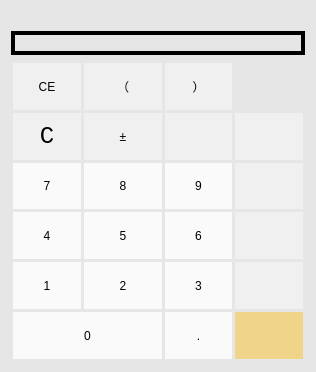
<?xml version="1.0" encoding="UTF-8"?>
<ui version="4.0">
 <class>Widget</class>
 <widget class="QWidget" name="Widget">
  <property name="geometry">
   <rect>
    <x>0</x>
    <y>0</y>
    <width>316</width>
    <height>372</height>
   </rect>
  </property>
  <property name="sizePolicy">
   <sizepolicy hsizetype="Fixed" vsizetype="Fixed">
    <horstretch>0</horstretch>
    <verstretch>0</verstretch>
   </sizepolicy>
  </property>
  <property name="windowTitle">
   <string>Form</string>
  </property>
  <property name="styleSheet">
   <string notr="true">background-color: rgb(230,230,230)</string>
  </property>
  <layout class="QVBoxLayout" name="verticalLayout">
   <item>
    <widget class="QLabel" name="label_show_exp">
     <property name="styleSheet">
      <string notr="true">font: 10pt &quot;Microsoft YaHei UI&quot;;</string>
     </property>
     <property name="text">
      <string/>
     </property>
     <property name="alignment">
      <set>Qt::AlignRight|Qt::AlignTrailing|Qt::AlignVCenter</set>
     </property>
    </widget>
   </item>
   <item>
    <widget class="QLineEdit" name="lineEdit">
     <property name="styleSheet">
      <string notr="true">font: 18pt &quot;Microsoft YaHei UI&quot;;
border: 4px solid #000000</string>
     </property>
     <property name="alignment">
      <set>Qt::AlignRight|Qt::AlignTrailing|Qt::AlignVCenter</set>
     </property>
    </widget>
   </item>
   <item>
    <layout class="QGridLayout" name="gridLayout">
     <property name="leftMargin">
      <number>2</number>
     </property>
     <property name="topMargin">
      <number>2</number>
     </property>
     <property name="rightMargin">
      <number>2</number>
     </property>
     <property name="bottomMargin">
      <number>2</number>
     </property>
     <property name="spacing">
      <number>3</number>
     </property>
     <item row="1" column="0">
      <widget class="QPushButton" name="clearButton">
       <property name="sizePolicy">
        <sizepolicy hsizetype="Minimum" vsizetype="Expanding">
         <horstretch>0</horstretch>
         <verstretch>0</verstretch>
        </sizepolicy>
       </property>
       <property name="maximumSize">
        <size>
         <width>78</width>
         <height>50</height>
        </size>
       </property>
       <property name="font">
        <font>
         <family>Consolas</family>
         <pointsize>18</pointsize>
         <weight>50</weight>
         <italic>false</italic>
         <bold>false</bold>
        </font>
       </property>
       <property name="styleSheet">
        <string notr="true">QPushButton { 
	font: 18pt &quot;Consolas&quot;;
	border-radius: 0px;
	background-color: rgb(240,240,240);
	color:rgb(0,0,0); 
} 
QPushButton:hover { 
	background-color: rgb(209,209,209); 
}
</string>
       </property>
       <property name="text">
        <string>C</string>
       </property>
       <property name="shortcut">
        <string>Esc</string>
       </property>
      </widget>
     </item>
     <item row="4" column="1">
      <widget class="QPushButton" name="numButton_5">
       <property name="maximumSize">
        <size>
         <width>78</width>
         <height>50</height>
        </size>
       </property>
       <property name="styleSheet">
        <string notr="true">QPushButton { 
	font: 18pt &quot;Microsoft YaHei UI&quot;;
	border-radius: 0px;
	background-color: rgb(250,250,250);
	color:rgb(0,0,0); 
} 
QPushButton:hover { 
	background-color: rgb(209,209,209); 
}</string>
       </property>
       <property name="text">
        <string>5</string>
       </property>
       <property name="shortcut">
        <string>5</string>
       </property>
      </widget>
     </item>
     <item row="6" column="0" colspan="2">
      <widget class="QPushButton" name="numButton_0">
       <property name="maximumSize">
        <size>
         <width>200</width>
         <height>50</height>
        </size>
       </property>
       <property name="styleSheet">
        <string notr="true">QPushButton { 
	font: 18pt &quot;Microsoft YaHei UI&quot;;
	border-radius: 0px;
	background-color: rgb(250,250,250);
	color:rgb(0,0,0); 
} 
QPushButton:hover { 
	background-color: rgb(209,209,209); 
}</string>
       </property>
       <property name="text">
        <string>0</string>
       </property>
       <property name="shortcut">
        <string>0</string>
       </property>
      </widget>
     </item>
     <item row="2" column="0">
      <widget class="QPushButton" name="numButton_7">
       <property name="sizePolicy">
        <sizepolicy hsizetype="Fixed" vsizetype="Fixed">
         <horstretch>0</horstretch>
         <verstretch>0</verstretch>
        </sizepolicy>
       </property>
       <property name="maximumSize">
        <size>
         <width>78</width>
         <height>50</height>
        </size>
       </property>
       <property name="styleSheet">
        <string notr="true">QPushButton { 
	font: 18pt &quot;Microsoft YaHei UI&quot;;
	border-radius: 0px;
	background-color: rgb(250,250,250);
	color:rgb(0,0,0); 
} 
QPushButton:hover { 
	background-color: rgb(209,209,209); 
}</string>
       </property>
       <property name="text">
        <string>7</string>
       </property>
       <property name="shortcut">
        <string>7</string>
       </property>
      </widget>
     </item>
     <item row="1" column="3">
      <widget class="QPushButton" name="backspaceButton">
       <property name="maximumSize">
        <size>
         <width>78</width>
         <height>50</height>
        </size>
       </property>
       <property name="styleSheet">
        <string notr="true">QPushButton { 
	font: 18pt &quot;Microsoft YaHei UI&quot;;
	image: url(:/uiButton/uiComponents/backspaceButton_unclicked.png);
	border-radius: 0px;
	background-color: rgb(240,240,240);
	color:rgb(0,0,0); 
} 
QPushButton:hover {
	
	image: url(:/uiButton/uiComponents/backspaceButton_clicked.png);
	background-color: rgb(209,209,209); 
}</string>
       </property>
       <property name="text">
        <string/>
       </property>
       <property name="shortcut">
        <string>Backspace</string>
       </property>
      </widget>
     </item>
     <item row="5" column="2">
      <widget class="QPushButton" name="numButton_3">
       <property name="maximumSize">
        <size>
         <width>78</width>
         <height>50</height>
        </size>
       </property>
       <property name="styleSheet">
        <string notr="true">QPushButton { 
	font: 18pt &quot;Microsoft YaHei UI&quot;;
	border-radius: 0px;
	background-color: rgb(250,250,250);
	color:rgb(0,0,0); 
} 
QPushButton:hover { 
	background-color: rgb(209,209,209); 
}</string>
       </property>
       <property name="text">
        <string>3</string>
       </property>
       <property name="shortcut">
        <string>3</string>
       </property>
      </widget>
     </item>
     <item row="5" column="1">
      <widget class="QPushButton" name="numButton_2">
       <property name="sizePolicy">
        <sizepolicy hsizetype="Minimum" vsizetype="Expanding">
         <horstretch>0</horstretch>
         <verstretch>0</verstretch>
        </sizepolicy>
       </property>
       <property name="maximumSize">
        <size>
         <width>78</width>
         <height>50</height>
        </size>
       </property>
       <property name="styleSheet">
        <string notr="true">QPushButton { 
	font: 18pt &quot;Microsoft YaHei UI&quot;;
	border-radius: 0px;
	background-color: rgb(250,250,250);
	color:rgb(0,0,0); 
} 
QPushButton:hover { 
	background-color: rgb(209,209,209); 
}</string>
       </property>
       <property name="text">
        <string>2</string>
       </property>
       <property name="shortcut">
        <string>2</string>
       </property>
      </widget>
     </item>
     <item row="1" column="1">
      <widget class="QPushButton" name="negPosButton">
       <property name="sizePolicy">
        <sizepolicy hsizetype="Minimum" vsizetype="Fixed">
         <horstretch>0</horstretch>
         <verstretch>0</verstretch>
        </sizepolicy>
       </property>
       <property name="maximumSize">
        <size>
         <width>78</width>
         <height>50</height>
        </size>
       </property>
       <property name="styleSheet">
        <string notr="true">QPushButton { 
	font: 18pt &quot;Microsoft YaHei UI&quot;;
	border-radius: 0px;
	background-color: rgb(240,240,240);
	color:rgb(0,0,0);
} 
QPushButton:hover { 
	background-color: rgb(209,209,209); 
}</string>
       </property>
       <property name="text">
        <string>±</string>
       </property>
      </widget>
     </item>
     <item row="4" column="2">
      <widget class="QPushButton" name="numButton_6">
       <property name="maximumSize">
        <size>
         <width>78</width>
         <height>50</height>
        </size>
       </property>
       <property name="styleSheet">
        <string notr="true">QPushButton { 
	font: 18pt &quot;Microsoft YaHei UI&quot;;
	border-radius: 0px;
	background-color: rgb(250,250,250);
	color:rgb(0,0,0); 
} 
QPushButton:hover { 
	background-color: rgb(209,209,209); 
}</string>
       </property>
       <property name="text">
        <string>6</string>
       </property>
       <property name="shortcut">
        <string>6</string>
       </property>
      </widget>
     </item>
     <item row="6" column="3">
      <widget class="QPushButton" name="equalButton">
       <property name="sizePolicy">
        <sizepolicy hsizetype="Minimum" vsizetype="Expanding">
         <horstretch>0</horstretch>
         <verstretch>0</verstretch>
        </sizepolicy>
       </property>
       <property name="maximumSize">
        <size>
         <width>78</width>
         <height>120</height>
        </size>
       </property>
       <property name="styleSheet">
        <string notr="true">QPushButton { 
	font: 18pt &quot;Microsoft YaHei UI&quot;;
	border-radius: 0px;
	background-color: rgb(240,212,138);
	color:rgb(0,0,0); 
	image: url(:/uiButton/uiComponents/equalButton_unclicked.png);
} 
QPushButton:hover { 
	background-color: rgb(247,198,69); 
	image: url(:/uiButton/uiComponents/equalButton_clicked.png);
}
</string>
       </property>
       <property name="text">
        <string/>
       </property>
       <property name="shortcut">
        <string>Enter</string>
       </property>
      </widget>
     </item>
     <item row="6" column="2">
      <widget class="QPushButton" name="dotButton">
       <property name="maximumSize">
        <size>
         <width>78</width>
         <height>50</height>
        </size>
       </property>
       <property name="autoFillBackground">
        <bool>false</bool>
       </property>
       <property name="styleSheet">
        <string notr="true">QPushButton { 
	font: 18pt &quot;Consolas&quot;;
	border-radius: 0px;
	background-color: rgb(250,250,250);
	color:rgb(0,0,0); 
} 
QPushButton:hover { 
	background-color: rgb(209,209,209); 
}</string>
       </property>
       <property name="text">
        <string>.</string>
       </property>
       <property name="shortcut">
        <string>.</string>
       </property>
      </widget>
     </item>
     <item row="4" column="3">
      <widget class="QPushButton" name="minusButton">
       <property name="maximumSize">
        <size>
         <width>100</width>
         <height>50</height>
        </size>
       </property>
       <property name="styleSheet">
        <string notr="true">QPushButton { 
	font: 18pt &quot;Microsoft YaHei UI&quot;;
	image: url(:/uiButton/uiComponents/minusButton_unclicked.png);
	border-radius: 0px;
	background-color: rgb(240,240,240);
	color:rgb(0,0,0); 
} 
QPushButton:hover { 
	image: url(:/uiButton/uiComponents/minusButton_clicked.png);
	background-color: rgb(209,209,209); 
}</string>
       </property>
       <property name="text">
        <string/>
       </property>
       <property name="shortcut">
        <string>-</string>
       </property>
      </widget>
     </item>
     <item row="5" column="3">
      <widget class="QPushButton" name="plusButton">
       <property name="maximumSize">
        <size>
         <width>78</width>
         <height>50</height>
        </size>
       </property>
       <property name="styleSheet">
        <string notr="true">QPushButton { 
	font: 18pt &quot;Microsoft YaHei UI&quot;;
	border-radius: 0px;
	background-color: rgb(240,240,240);
	color:rgb(0,0,0); 
	image: url(:/uiButton/uiComponents/plusButton_unclicked.png);
} 
QPushButton:hover { 
	background-color: rgb(209,209,209);
	image: url(:/uiButton/uiComponents/plusButton_clicked.png);
}</string>
       </property>
       <property name="text">
        <string/>
       </property>
       <property name="shortcut">
        <string>+</string>
       </property>
      </widget>
     </item>
     <item row="2" column="1">
      <widget class="QPushButton" name="numButton_8">
       <property name="maximumSize">
        <size>
         <width>78</width>
         <height>50</height>
        </size>
       </property>
       <property name="styleSheet">
        <string notr="true">QPushButton { 
	font: 18pt &quot;Microsoft YaHei UI&quot;;
	border-radius: 0px;
	background-color: rgb(250,250,250);
	color:rgb(0,0,0); 
} 
QPushButton:hover { 
	background-color: rgb(209,209,209); 
}</string>
       </property>
       <property name="text">
        <string>8</string>
       </property>
       <property name="shortcut">
        <string>8</string>
       </property>
      </widget>
     </item>
     <item row="2" column="3">
      <widget class="QPushButton" name="multiButton">
       <property name="maximumSize">
        <size>
         <width>100</width>
         <height>50</height>
        </size>
       </property>
       <property name="styleSheet">
        <string notr="true">QPushButton { 
	font: 18pt &quot;Microsoft YaHei UI&quot;;
	border-radius: 0px;
	image: url(:/uiButton/uiComponents/multiButton_unclicked.png);
	background-color: rgb(240,240,240);
	color:rgb(0,0,0); 
} 
QPushButton:hover { 
	image: url(:/uiButton/uiComponents/multiButton_clicked.png);
	background-color: rgb(209,209,209); 
}</string>
       </property>
       <property name="text">
        <string/>
       </property>
       <property name="shortcut">
        <string>*</string>
       </property>
      </widget>
     </item>
     <item row="4" column="0">
      <widget class="QPushButton" name="numButton_4">
       <property name="sizePolicy">
        <sizepolicy hsizetype="Minimum" vsizetype="Expanding">
         <horstretch>0</horstretch>
         <verstretch>0</verstretch>
        </sizepolicy>
       </property>
       <property name="maximumSize">
        <size>
         <width>78</width>
         <height>50</height>
        </size>
       </property>
       <property name="styleSheet">
        <string notr="true">QPushButton { 
	font: 18pt &quot;Microsoft YaHei UI&quot;;
	border-radius: 0px;
	background-color: rgb(250,250,250);
	color:rgb(0,0,0); 
} 
QPushButton:hover { 
	background-color: rgb(209,209,209); 
}</string>
       </property>
       <property name="text">
        <string>4</string>
       </property>
       <property name="shortcut">
        <string>4</string>
       </property>
      </widget>
     </item>
     <item row="1" column="2">
      <widget class="QPushButton" name="divButton">
       <property name="maximumSize">
        <size>
         <width>78</width>
         <height>50</height>
        </size>
       </property>
       <property name="styleSheet">
        <string notr="true">QPushButton { 
	font: 18pt &quot;Microsoft YaHei UI&quot;;
	border-radius: 0px;
	image: url(:/uiButton/uiComponents/divButton_unclicked.png);
	background-color: rgb(240,240,240);
	color:rgb(0,0,0); 
} 
QPushButton:hover { 
	image: url(:/uiButton/uiComponents/divButton_clicked.png);
	background-color: rgb(209,209,209); 
}</string>
       </property>
       <property name="text">
        <string/>
       </property>
       <property name="shortcut">
        <string>/</string>
       </property>
      </widget>
     </item>
     <item row="5" column="0">
      <widget class="QPushButton" name="numButton_1">
       <property name="maximumSize">
        <size>
         <width>78</width>
         <height>50</height>
        </size>
       </property>
       <property name="styleSheet">
        <string notr="true">QPushButton { 
	font: 18pt &quot;Microsoft YaHei UI&quot;;
	border-radius: 0px;
	background-color: rgb(250,250,250);
	color:rgb(0,0,0); 
} 
QPushButton:hover { 
	background-color: rgb(209,209,209); 
}</string>
       </property>
       <property name="text">
        <string>1</string>
       </property>
       <property name="shortcut">
        <string>1</string>
       </property>
      </widget>
     </item>
     <item row="2" column="2">
      <widget class="QPushButton" name="numButton_9">
       <property name="sizePolicy">
        <sizepolicy hsizetype="Minimum" vsizetype="Expanding">
         <horstretch>0</horstretch>
         <verstretch>0</verstretch>
        </sizepolicy>
       </property>
       <property name="maximumSize">
        <size>
         <width>78</width>
         <height>50</height>
        </size>
       </property>
       <property name="styleSheet">
        <string notr="true">QPushButton { 
	font: 18pt &quot;Microsoft YaHei UI&quot;;
	border-radius: 0px;
	background-color: rgb(250,250,250);
	color:rgb(0,0,0); 
} 
QPushButton:hover { 
	background-color: rgb(209,209,209); 
}</string>
       </property>
       <property name="text">
        <string>9</string>
       </property>
       <property name="shortcut">
        <string>9</string>
       </property>
      </widget>
     </item>
     <item row="0" column="0">
      <widget class="QPushButton" name="ceButton">
       <property name="sizePolicy">
        <sizepolicy hsizetype="Minimum" vsizetype="Expanding">
         <horstretch>0</horstretch>
         <verstretch>0</verstretch>
        </sizepolicy>
       </property>
       <property name="maximumSize">
        <size>
         <width>78</width>
         <height>50</height>
        </size>
       </property>
       <property name="styleSheet">
        <string notr="true">QPushButton { 
	font: 18pt &quot;Consolas&quot;;
	border-radius: 0px;
	background-color: rgb(240,240,240);
	color:rgb(0,0,0); 
} 
QPushButton:hover { 
	background-color: rgb(209,209,209); 
}
</string>
       </property>
       <property name="text">
        <string>CE</string>
       </property>
      </widget>
     </item>
     <item row="0" column="1">
      <widget class="QPushButton" name="leftbrackButton">
       <property name="sizePolicy">
        <sizepolicy hsizetype="Minimum" vsizetype="Fixed">
         <horstretch>3</horstretch>
         <verstretch>0</verstretch>
        </sizepolicy>
       </property>
       <property name="maximumSize">
        <size>
         <width>78</width>
         <height>50</height>
        </size>
       </property>
       <property name="styleSheet">
        <string notr="true">QPushButton { 
	font: 18pt &quot;Consolas&quot;;
	border-radius: 0px;
	background-color: rgb(240,240,240);
	color:rgb(0,0,0); 
} 
QPushButton:hover { 
	background-color: rgb(209,209,209); 
}
</string>
       </property>
       <property name="text">
        <string>（</string>
       </property>
       <property name="shortcut">
        <string>(</string>
       </property>
      </widget>
     </item>
     <item row="0" column="2">
      <widget class="QPushButton" name="pushButton_3">
       <property name="maximumSize">
        <size>
         <width>78</width>
         <height>50</height>
        </size>
       </property>
       <property name="styleSheet">
        <string notr="true">QPushButton { 
	font: 18pt &quot;Consolas&quot;;
	border-radius: 0px;
	background-color: rgb(240,240,240);
	color:rgb(0,0,0); 
} 
QPushButton:hover { 
	background-color: rgb(209,209,209); 
}
</string>
       </property>
       <property name="text">
        <string>）</string>
       </property>
       <property name="shortcut">
        <string>)</string>
       </property>
      </widget>
     </item>
    </layout>
   </item>
  </layout>
 </widget>
 <resources/>
 <connections/>
</ui>
